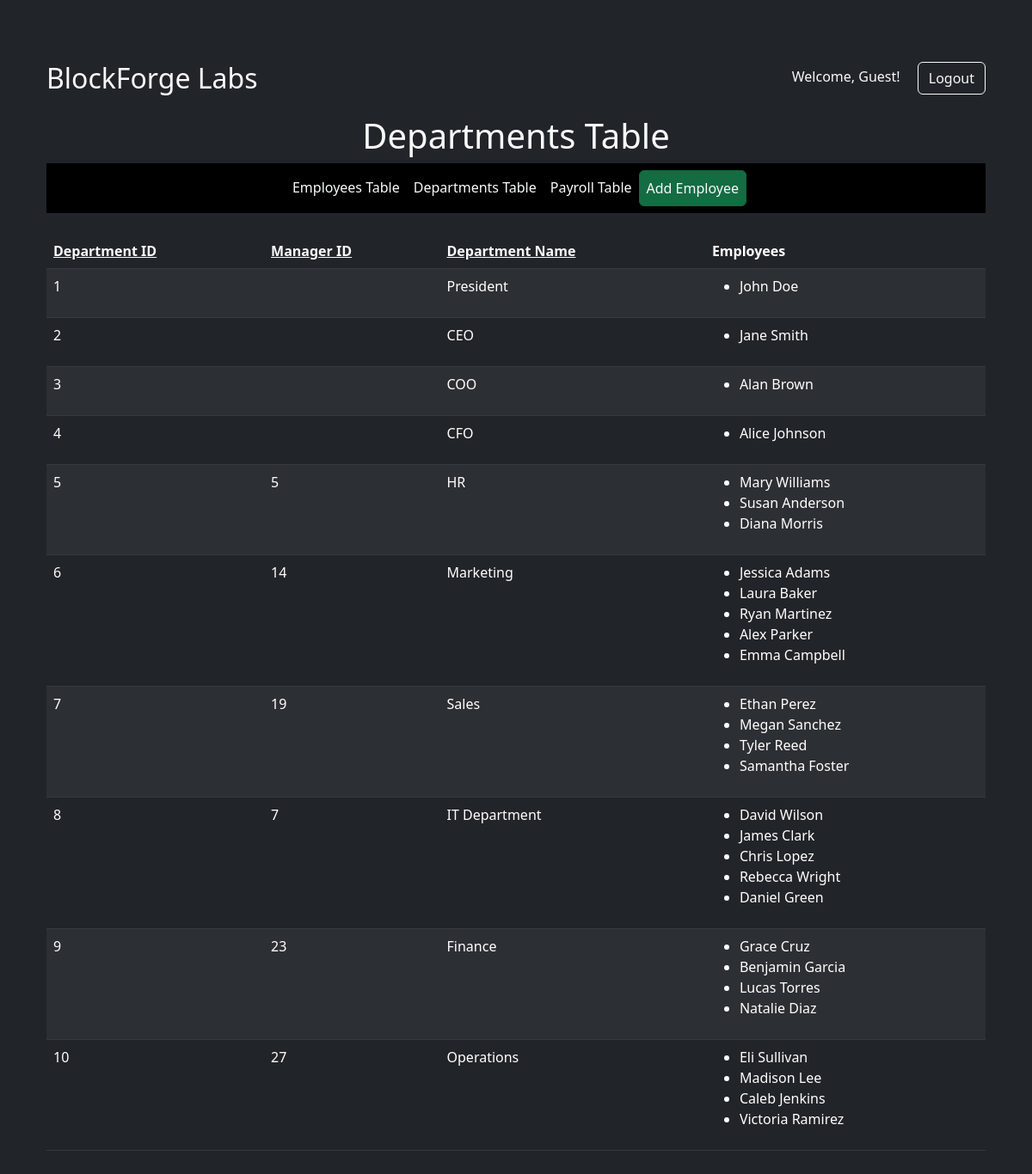
Page /departments.php on the earlier database version.
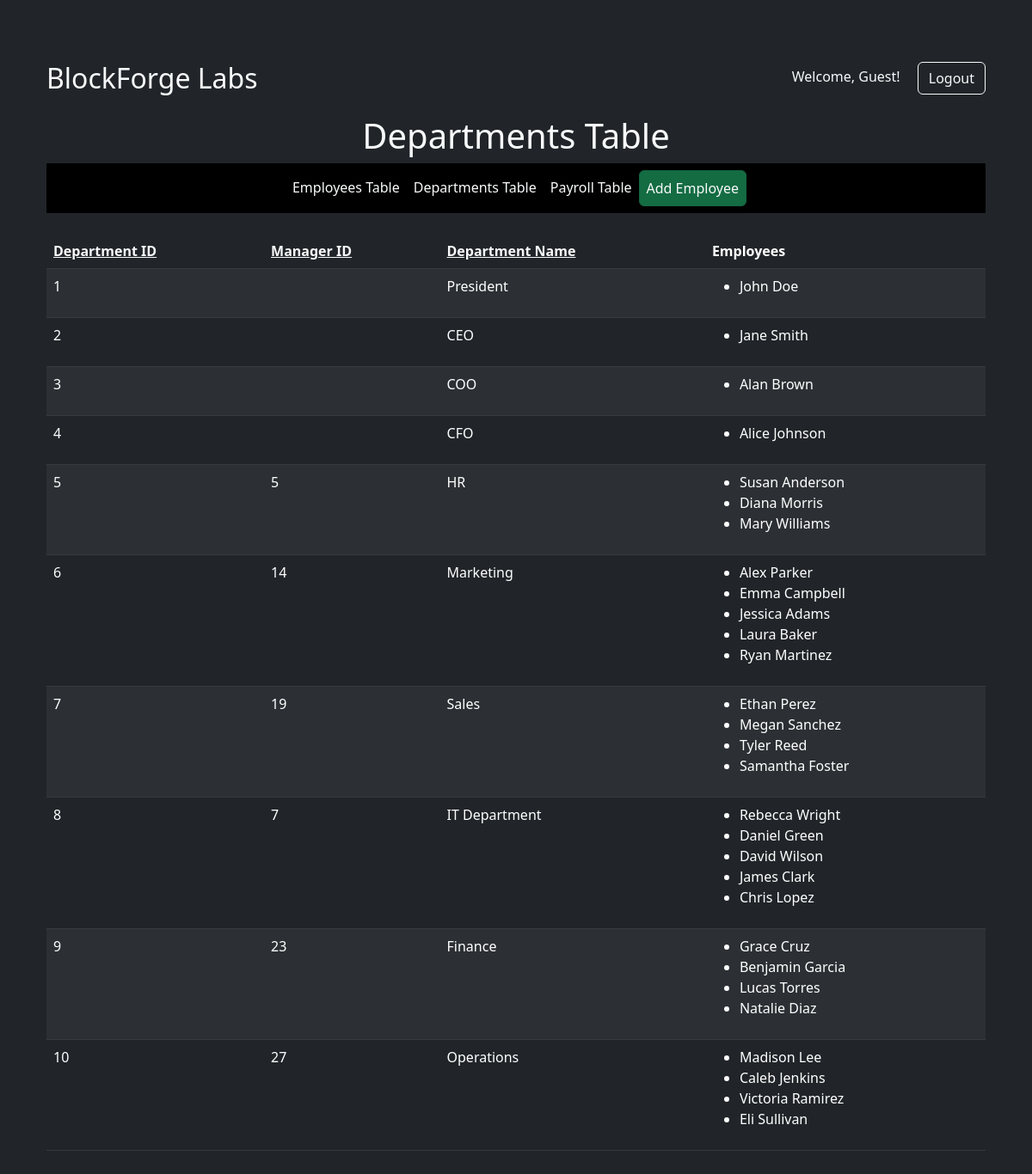
Same page on the later database version.
### tables this page shows
CREATE TABLE `departments` (
  `DepartmentID` int(11) NOT NULL,
  `DepartmentName` varchar(100) NOT NULL,
  `ManagerID` int(11) DEFAULT NULL,
  `Actions` varchar(255) NOT NULL
);

CREATE TABLE `employees` (
  `EmployeeID` int(11) NOT NULL,
  `FirstName` varchar(50) NOT NULL,
  `LastName` varchar(50) NOT NULL,
  `Email` varchar(100) NOT NULL,
  `PhoneNumber` varchar(15) NOT NULL,
  `HireDate` date NOT NULL,
  `JobTitle` varchar(50) NOT NULL,
  `DepartmentID` int(11) DEFAULT NULL,
  `ManagerID` int(11) DEFAULT NULL,
  `Actions` varchar(255) NOT NULL
);

### departments.php (the view, shortened to what this page needs)
<?php
$username = '';
?>
<!DOCTYPE html>
<html lang="en">
<head>
  <link rel="stylesheet" href="https://cdn.jsdelivr.net/npm/bootstrap@5.2.3/dist/css/bootstrap.min.css">
</head>
<body class="container-fluid bg-dark text-white">
  <div class="container mt-5 bg-dark text-light p-4">
    <div class="d-flex justify-content-between align-items-center mb-4">
      <h2 class="mb-0">BlockForge Labs</h2>
      <div>
        <span class="me-3">Welcome, <?php echo $username ?: 'Guest'; ?>!</span>
        <a href="login.php" class="btn btn-outline-light">Logout</a>
      </div>
    </div>
    <h1 class="text-center">Departments Table</h1>
    <nav class="navbar navbar-expand-lg navbar-dark bg-black justify-content-center">
      <ul class="navbar-nav">
        <li class="nav-item"><a href="index.php" class="nav-link text-light">Employees Table</a></li>
        <li class="nav-item"><a href="departments.php" class="nav-link text-light active">Departments Table</a></li>
        <li class="nav-item"><a href="payroll.php" class="nav-link text-light">Payroll Table</a></li>
        <li class="nav-item"><a href="addemployee.php" class="nav-link text-light active btn btn-success">Add Employee</a></li>
      </ul>
    </nav>
    <?php
    include 'database.php';
    $sort = isset($_GET['sort']) ? $_GET['sort'] : 'DepartmentID';
    $order = isset($_GET['order']) && $_GET['order'] == 'asc' ? 'desc' : 'asc';
    $sql = "SELECT d.DepartmentID, d.ManagerID, d.DepartmentName, e.FirstName, e.LastName
            FROM departments d
            LEFT JOIN employees e ON d.DepartmentID = e.DepartmentID
            ORDER BY $sort $order";
    $result = mysqli_query($conn, $sql);
    if ($result && mysqli_num_rows($result) > 0) {
        echo "<table class='table table-dark table-striped mt-4'>";
        echo "<thead>";
        echo "<tr>";
        echo "<th><a href='?sort=DepartmentID&order=$order' class='text-light'>Department ID</a></th>";
        echo "<th><a href='?sort=ManagerID&order=$order' class='text-light'>Manager ID</a></th>";
        echo "<th><a href='?sort=DepartmentName&order=$order' class='text-light'>Department Name</a></th>";
        echo "<th>Employees</th>";
        echo "</tr>";
        echo "</thead>";
        echo "<tbody>";
        $currentDepartment = null;
        while ($row = mysqli_fetch_assoc($result)) {
            if ($currentDepartment != $row['DepartmentID']) {
                if ($currentDepartment !== null) {
                    echo "</ul></td></tr>";
                }
                echo "<tr>";
                echo "<td>" . htmlspecialchars($row['DepartmentID']) . "</td>";
                echo "<td>" . htmlspecialchars($row['ManagerID']) . "</td>";
                echo "<td>" . htmlspecialchars($row['DepartmentName']) . "</td>";
                echo "<td><ul>";
                $currentDepartment = $row['DepartmentID'];
            }
            if ($row['FirstName'] && $row['LastName']) {
                echo "<li>" . htmlspecialchars($row['FirstName']) . " " . htmlspecialchars($row['LastName']) . "</li>";
            }
        }
        echo "</ul></td></tr>";
        echo "</tbody>";
        echo "</table>";
    } else {
        echo "<div class='alert alert-info mt-4'>No records found.</div>";
    }
    ?>
  </div>
</body>
</html>

Differences in the rows shown:
changed departments "HR": employees.FirstName "Mary" → "Susan"; employees.LastName "Williams" → "Anderson"; employees.FirstName "Susan" → "Diana"; employees.LastName "Anderson" → "Morris"; DepartmentID.FirstName "Diana" → "Mary"; DepartmentID.LastName "Morris" → "Williams"
changed departments "Marketing": employees.FirstName "Jessica" → "Alex"; employees.LastName "Adams" → "Parker"; employees.FirstName "Laura" → "Emma"; employees.LastName "Baker" → "Campbell"; employees.FirstName "Ryan" → "Jessica"; employees.LastName "Martinez" → "Adams"; ManagerID.FirstName "Alex" → "Laura"; ManagerID.LastName "Parker" → "Baker"; employees.FirstName "Emma" → "Ryan"; employees.LastName "Campbell" → "Martinez"
changed departments "IT Department": employees.FirstName "David" → "Rebecca"; employees.LastName "Wilson" → "Wright"; employees.FirstName "James" → "Daniel"; employees.LastName "Clark" → "Green"; DepartmentID.FirstName "Chris" → "David"; DepartmentID.LastName "Lopez" → "Wilson"; employees.FirstName "Rebecca" → "James"; employees.LastName "Wright" → "Clark"; employees.FirstName "Daniel" → "Chris"; employees.LastName "Green" → "Lopez"
changed departments "Operations": ManagerID.FirstName "Eli" → "Madison"; ManagerID.LastName "Sullivan" → "Lee"; employees.FirstName "Madison" → "Caleb"; employees.LastName "Lee" → "Jenkins"; employees.FirstName "Caleb" → "Victoria"; employees.LastName "Jenkins" → "Ramirez"; employees.FirstName "Victoria" → "Eli"; employees.LastName "Ramirez" → "Sullivan"
